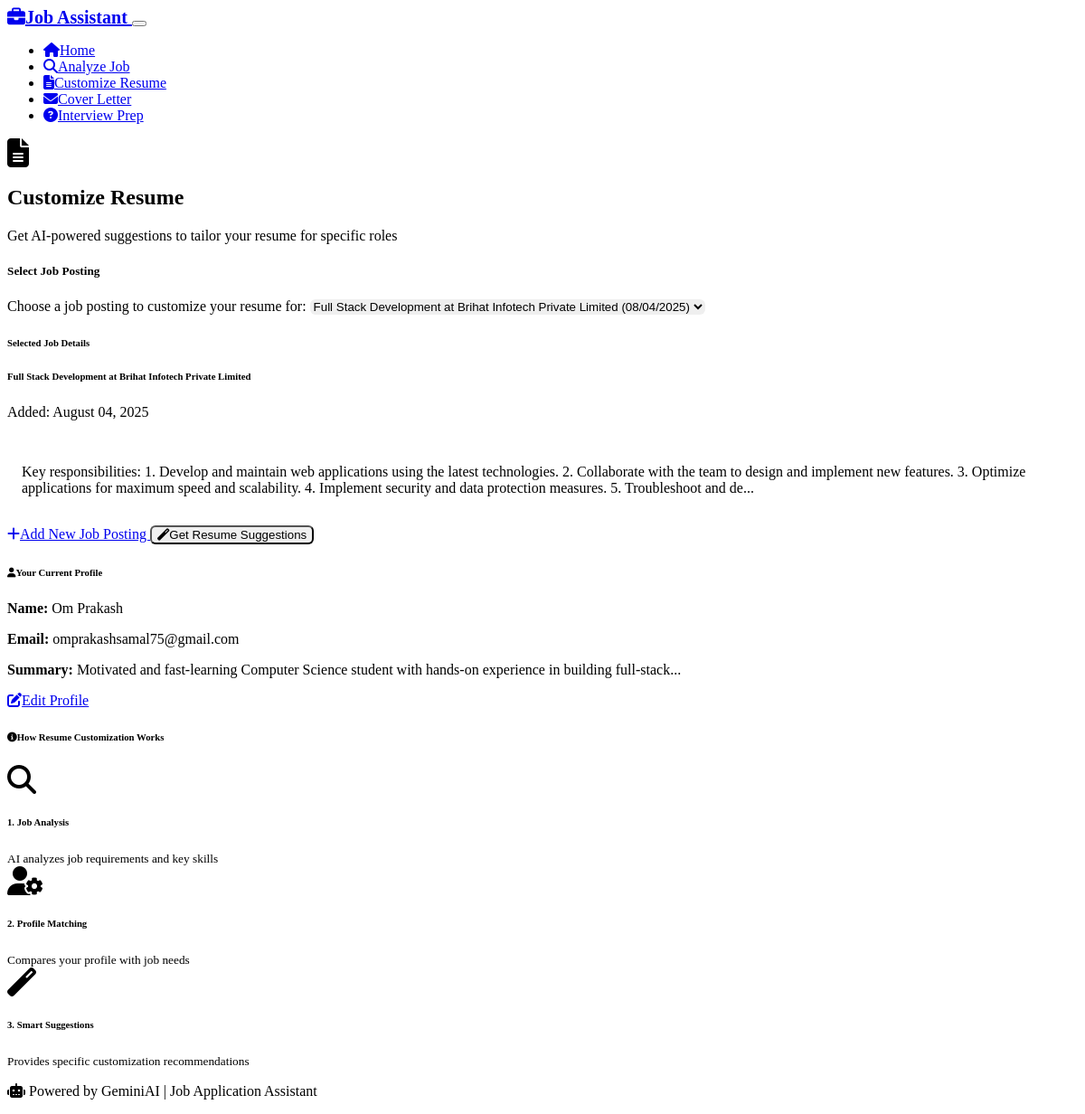
The page /customize_resume?job_id=2 on the database its author committed.
### models.py (models this page shows, shortened)
class JobPosting(db.Model):
    __tablename__ = 'job_posting'
    id = db.Column(db.Integer, primary_key=True)
    title = db.Column(db.String(200), nullable=False)
    company = db.Column(db.String(100), nullable=False)
    description = db.Column(db.Text, nullable=False)
    requirements = db.Column(db.Text)
    created_at = db.Column(db.DateTime, default=datetime.utcnow)

class UserProfile(db.Model):
    __tablename__ = 'user_profile'
    id = db.Column(db.Integer, primary_key=True)
    name = db.Column(db.String(100), nullable=False)
    email = db.Column(db.String(120), nullable=False)
    phone = db.Column(db.String(20))
    summary = db.Column(db.Text)
    experience = db.Column(db.Text)
    education = db.Column(db.Text)
    skills = db.Column(db.Text)
    created_at = db.Column(db.DateTime, default=datetime.utcnow)
    updated_at = db.Column(db.DateTime, default=datetime.utcnow, onupdate=datetime.utcnow)

### routes.py (the view)
@app.route('/customize_resume')
def customize_resume():
    job_id = request.args.get('job_id')
    job_posting = None
    if job_id:
        job_posting = JobPosting.query.get(job_id)
    jobs = JobPosting.query.order_by(JobPosting.created_at.desc()).limit(10).all()
    profile = UserProfile.query.first()
    return render_template('customize_resume.html',
                         jobs=jobs,
                         selected_job=job_posting,
                         profile=profile)

### templates/customize_resume.html (shortened to what this page needs)
{% extends "base.html" %}
{% block content %}
<div class="container mt-4">
    <div class="row">
        <div class="col-12">
            <div class="d-flex align-items-center mb-4">
                <i class="fas fa-file-alt fa-2x text-success me-3"></i>
                <div>
                    <h2 class="mb-0">Customize Resume</h2>
                    <p class="text-muted mb-0">Get AI-powered suggestions to tailor your resume for specific roles</p>
                </div>
            </div>
        </div>
    </div>
    <div class="row">
        <div class="col-lg-8 mx-auto">
            <div class="card">
                <div class="card-header">
                    <h5 class="card-title mb-0">
                        Select Job Posting
                    </h5>
                </div>
                <div class="card-body">
                    {% if jobs %}
                    <form method="POST" action="{{ url_for('process_resume_customization') }}">
                        <div class="mb-4">
                            <label for="job_id" class="form-label">Choose a job posting to customize your resume for:</label>
                            <select class="form-select" id="job_id" name="job_id" required>
                                {% for job in jobs %}
                                <option value="{{ job.id }}"
                                        {% if selected_job and selected_job.id == job.id %}selected{% endif %}>
                                    {{ job.title }} at {{ job.company }}
                                </option>
                                {% endfor %}
                            </select>
                        </div>
                        {% if selected_job %}
                        <div class="card mb-4">
                            <div class="card-header">
                                <h6 class="mb-0">Selected Job Details</h6>
                            </div>
                            <div class="card-body">
                                <h6><strong>{{ selected_job.title }}</strong> at {{ selected_job.company }}</h6>
                                <p class="text-muted small mb-2">Added: {{ selected_job.created_at.strftime('%B %d, %Y') }}</p>
                                <div class="description-preview">
                                    <p class="mb-0">{{ selected_job.description[:300] }}{% if selected_job.description|length > 300 %}...{% endif %}</p>
                                </div>
                            </div>
                        </div>
                        {% endif %}
                        <div class="d-grid gap-2 d-md-flex justify-content-md-between">
                            <a href="{{ url_for('analyze_job') }}" class="btn btn-outline-primary">
                                <i class="fas fa-plus me-2"></i>Add New Job Posting
                            </a>
                            <button type="submit" class="btn btn-success" {% if not profile %}disabled{% endif %}>
                                <i class="fas fa-magic me-2"></i>Get Resume Suggestions
                            </button>
                        </div>
                    </form>
                    {% endif %}
                </div>
            </div>
            {% if profile %}
            <div class="card mt-4">
                <div class="card-header">
                    <h6 class="card-title mb-0">
                        <i class="fas fa-user me-2"></i>Your Current Profile
                    </h6>
                </div>
                <div class="card-body">
                    <div class="row">
                        <div class="col-md-6">
                            <p><strong>Name:</strong> {{ profile.name }}</p>
                            <p><strong>Email:</strong> {{ profile.email }}</p>
                        </div>
                        <div class="col-md-6">
                            {% if profile.summary %}
                            <p><strong>Summary:</strong> {{ profile.summary[:100] }}{% if profile.summary|length > 100 %}...{% endif %}</p>
                            {% endif %}
                        </div>
                    </div>
                    <a href="{{ url_for('profile') }}" class="btn btn-sm btn-outline-secondary">
                        <i class="fas fa-edit me-1"></i>Edit Profile
                    </a>
                </div>
            </div>
            {% endif %}
            <div class="card mt-4">
                <div class="card-header">
                    <h6 class="card-title mb-0">
                        <i class="fas fa-info-circle me-2 text-info"></i>How Resume Customization Works
                    </h6>
                </div>
                <div class="card-body">
                    <div class="row">
                        <div class="col-md-4 text-center mb-3">
                            <i class="fas fa-search fa-2x text-primary mb-2"></i>
                            <h6>1. Job Analysis</h6>
                            <small class="text-muted">AI analyzes job requirements and key skills</small>
                        </div>
                        <div class="col-md-4 text-center mb-3">
                            <i class="fas fa-user-cog fa-2x text-success mb-2"></i>
                            <h6>2. Profile Matching</h6>
                            <small class="text-muted">Compares your profile with job needs</small>
                        </div>
                        <div class="col-md-4 text-center mb-3">
                            <i class="fas fa-magic fa-2x text-warning mb-2"></i>
                            <h6>3. Smart Suggestions</h6>
                            <small class="text-muted">Provides specific customization recommendations</small>
                        </div>
                    </div>
                </div>
            </div>
        </div>
    </div>
</div>
{% endblock %}

### static/style.css (style rules this page uses)
.card { transition: transform 0.2s ease-in-out, box-shadow 0.2s ease-in-out; }
.form-control, .form-select { border-radius: 0.375rem; border: 1px solid var(--bs-border-color); }
.btn { border-radius: 0.375rem; font-weight: 500; transition: all 0.15s ease-in-out; }
.description-preview { background: var(--bs-secondary-bg); padding: 1rem; border-radius: 0.375rem; border-left: 4px solid var(--bs-primary); }
[data-bs-theme="dark"] .description-preview { background: var(--bs-dark); border-left-color: var(--bs-info); }
[data-bs-theme="dark"] .card { border: 1px solid var(--bs-border-color); }

### rows shown on the page
JobPosting: title "Full Stack Development", company "Brihat Infotech Private Limited", created_at "August 04, 2025", description "Key responsibilities: 1. Develop and maintain web applications using the latest technologies. 2. Collaborate with the team to design and implement new features. 3. Optimize applications for maximum speed and scalability. 4. Implement security and data protection measures. 5. Troubleshoot and de"
UserProfile: name "Om Prakash", email "omprakashsamal75@gmail.com", summary "Motivated and fast-learning Computer Science student with hands-on experience in building full-stack"

### other values the page prints
form field job_id "Full Stack Development at Brihat Infotech Private Limited (08/04/2025)"
